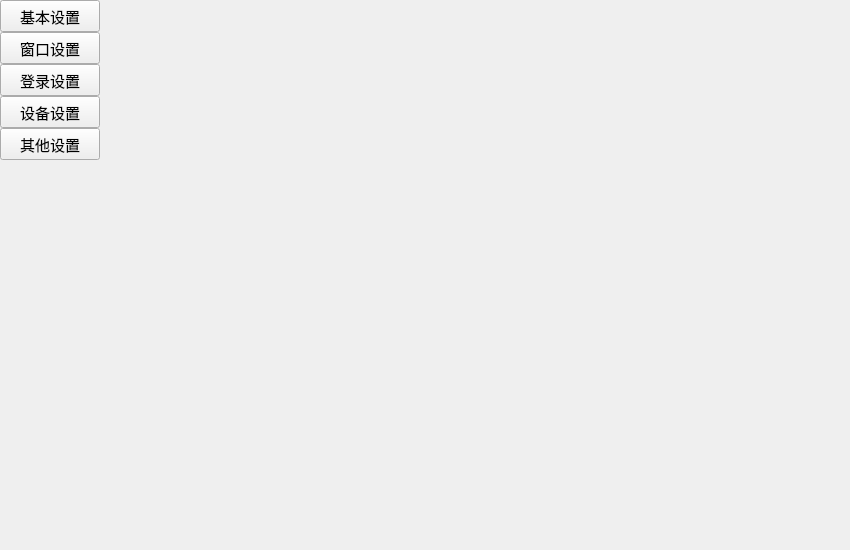
             <widget class="QWidget" name="setting_page">
              <layout class="QHBoxLayout" name="horizontalLayout_22">
               <property name="spacing">
                <number>0</number>
               </property>
               <property name="leftMargin">
                <number>0</number>
               </property>
               <property name="topMargin">
                <number>0</number>
               </property>
               <property name="rightMargin">
                <number>0</number>
               </property>
               <property name="bottomMargin">
                <number>0</number>
               </property>
               <item>
                <widget class="QWidget" name="setting_widget" native="true">
                 <property name="minimumSize">
                  <size>
                   <width>850</width>
                   <height>550</height>
                  </size>
                 </property>
                 <layout class="QHBoxLayout" name="horizontalLayout_8">
                  <property name="spacing">
                   <number>0</number>
                  </property>
                  <property name="leftMargin">
                   <number>0</number>
                  </property>
                  <property name="topMargin">
                   <number>0</number>
                  </property>
                  <property name="rightMargin">
                   <number>0</number>
                  </property>
                  <property name="bottomMargin">
                   <number>0</number>
                  </property>
                  <item>
                   <widget class="QWidget" name="widget_10" native="true">
                    <property name="minimumSize">
                     <size>
                      <width>100</width>
                      <height>0</height>
                     </size>
                    </property>
                    <property name="maximumSize">
                     <size>
                      <width>100</width>
                      <height>16777215</height>
                     </size>
                    </property>
                    <layout class="QVBoxLayout" name="verticalLayout_4">
                     <property name="spacing">
                      <number>0</number>
                     </property>
                     <property name="leftMargin">
                      <number>0</number>
                     </property>
                     <property name="topMargin">
                      <number>0</number>
                     </property>
                     <property name="rightMargin">
                      <number>0</number>
                     </property>
                     <property name="bottomMargin">
                      <number>0</number>
                     </property>
                     <item>
                      <widget class="QToolButton" name="setting_basic_tbtn">
                       <property name="minimumSize">
                        <size>
                         <width>100</width>
                         <height>32</height>
                        </size>
                       </property>
                       <property name="maximumSize">
                        <size>
                         <width>100</width>
                         <height>32</height>
                        </size>
                       </property>
                       <property name="font">
                        <font>
                         <pointsize>11</pointsize>
                        </font>
                       </property>
                       <property name="text">
                        <string>基本设置</string>
                       </property>
                       <property name="icon">
                        <iconset resource="images.qrc">
                         <normaloff>:/images/setting.png</normaloff>:/images/setting.png</iconset>
                       </property>
                       <property name="toolButtonStyle">
                        <enum>Qt::ToolButtonTextBesideIcon</enum>
                       </property>
                      </widget>
                     </item>
                     <item>
                      <widget class="QToolButton" name="setting_view_tbtn">
                       <property name="minimumSize">
                        <size>
                         <width>100</width>
                         <height>32</height>
                        </size>
                       </property>
                       <property name="maximumSize">
                        <size>
                         <width>100</width>
                         <height>32</height>
                        </size>
                       </property>
                       <property name="font">
                        <font>
                         <pointsize>11</pointsize>
                        </font>
                       </property>
                       <property name="text">
                        <string>窗口设置</string>
                       </property>
                       <property name="icon">
                        <iconset resource="images.qrc">
                         <normaloff>:/images/restore.png</normaloff>:/images/restore.png</iconset>
                       </property>
                       <property name="toolButtonStyle">
                        <enum>Qt::ToolButtonTextBesideIcon</enum>
                       </property>
                      </widget>
                     </item>
                     <item>
                      <widget class="QToolButton" name="setting_login_tbtn">
                       <property name="minimumSize">
                        <size>
                         <width>100</width>
                         <height>32</height>
                        </size>
                       </property>
                       <property name="maximumSize">
                        <size>
                         <width>100</width>
                         <height>32</height>
                        </size>
                       </property>
                       <property name="font">
                        <font>
                         <pointsize>11</pointsize>
                        </font>
                       </property>
                       <property name="text">
                        <string>登录设置</string>
                       </property>
                       <property name="icon">
                        <iconset resource="images.qrc">
                         <normaloff>:/images/login_gov.png</normaloff>:/images/login_gov.png</iconset>
                       </property>
                       <property name="toolButtonStyle">
                        <enum>Qt::ToolButtonTextBesideIcon</enum>
                       </property>
                      </widget>
                     </item>
                     <item>
                      <widget class="QToolButton" name="setting_device_tbtn">
                       <property name="minimumSize">
                        <size>
                         <width>100</width>
                         <height>32</height>
                        </size>
                       </property>
                       <property name="maximumSize">
                        <size>
                         <width>100</width>
                         <height>32</height>
                        </size>
                       </property>
                       <property name="font">
                        <font>
                         <pointsize>11</pointsize>
                        </font>
                       </property>
                       <property name="text">
                        <string>设备设置</string>
                       </property>
                       <property name="icon">
                        <iconset resource="images.qrc">
                         <normaloff>:/images/other.png</normaloff>:/images/other.png</iconset>
                       </property>
                       <property name="toolButtonStyle">
                        <enum>Qt::ToolButtonTextBesideIcon</enum>
                       </property>
                      </widget>
                     </item>
                     <item>
                      <widget class="QToolButton" name="setting_other_tbtn">
                       <property name="minimumSize">
                        <size>
                         <width>100</width>
                         <height>32</height>
                        </size>
                       </property>
                       <property name="maximumSize">
                        <size>
                         <width>100</width>
                         <height>32</height>
                        </size>
                       </property>
                       <property name="font">
                        <font>
                         <pointsize>11</pointsize>
                        </font>
                       </property>
                       <property name="text">
                        <string>其他设置</string>
                       </property>
                       <property name="icon">
                        <iconset resource="images.qrc">
                         <normaloff>:/images/automation.png</normaloff>:/images/automation.png</iconset>
                       </property>
                       <property name="toolButtonStyle">
                        <enum>Qt::ToolButtonTextBesideIcon</enum>
                       </property>
                      </widget>
                     </item>
                     <item>
                      <spacer name="verticalSpacer_2">
                       <property name="orientation">
                        <enum>Qt::Vertical</enum>
                       </property>
                       <property name="sizeHint" stdset="0">
                        <size>
                         <width>20</width>
                         <height>40</height>
                        </size>
                       </property>
                      </spacer>
                     </item>
                    </layout>
                   </widget>
                  </item>
                  <item>
                   <widget class="QWidget" name="widget_12" native="true"/>
                  </item>
                 </layout>
                </widget>
               </item>
              </layout>
             </widget>
